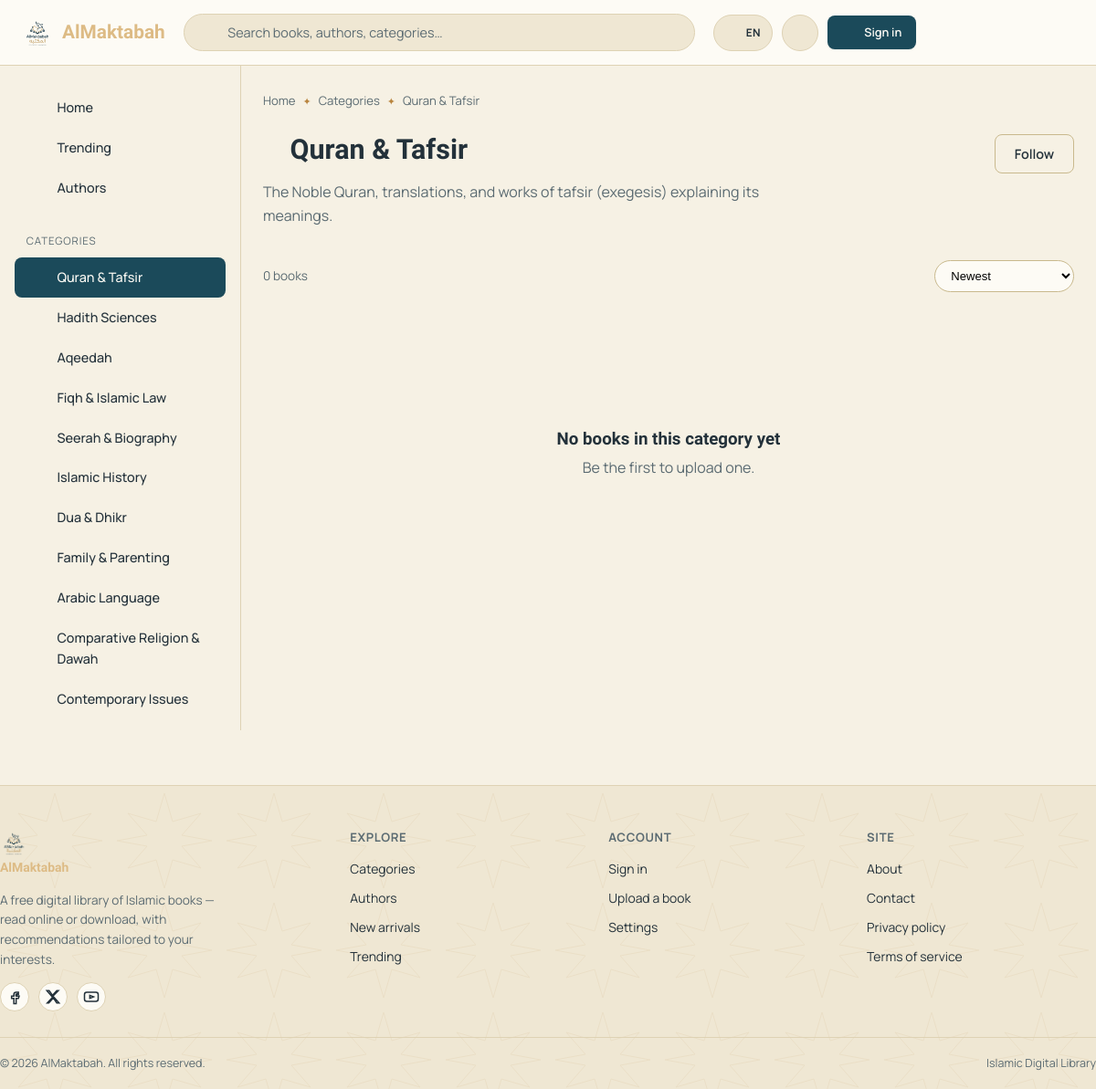
The app's page /category.php?id=1&slug=quran-tafsir with its own data.
### tables this page shows
CREATE TABLE IF NOT EXISTS categories (
    id          INT UNSIGNED AUTO_INCREMENT PRIMARY KEY,
    parent_id   INT UNSIGNED DEFAULT NULL,
    name        VARCHAR(100) NOT NULL,
    slug        VARCHAR(120) NOT NULL UNIQUE,
    description TEXT DEFAULT NULL,
    icon        VARCHAR(50) NOT NULL DEFAULT 'book',
    sort_order  INT UNSIGNED NOT NULL DEFAULT 0,
    created_at  TIMESTAMP NOT NULL DEFAULT CURRENT_TIMESTAMP,
    FOREIGN KEY (parent_id) REFERENCES categories(id) ON DELETE SET NULL,
    INDEX idx_parent (parent_id)
);

### classes/I18n.php (called while the page is built, shortened)
<?php
class I18n
{
    private static array $strings = [];
    private static string $lang = 'en';
    private static bool $booted = false;
    public static function init(): void
    {
        if (self::$booted) return;
        self::$booted = true;
        self::$lang = self::resolveLang();
        $file = ROOT_PATH . '/languages/' . self::$lang . '.php';
        self::$strings = is_file($file) ? require $file : [];
    }
    private static function resolveLang(): string
    {
        return 'en';
    }
    public static function t(string $key, ?string $default = null): string
    {
        return self::$strings[$key] ?? $default ?? $key;
    }
}

### classes/Database.php (called while the page is built, shortened)
<?php
class Database
{
    private static ?PDO $instance = null;
    public static function getInstance(): PDO
    {
        if (self::$instance === null) {
            $dsn = 'mysql:host=' . DB_HOST . ';dbname=' . DB_NAME . ';charset=' . DB_CHARSET;
            $options = [
                PDO::ATTR_ERRMODE            => PDO::ERRMODE_EXCEPTION,
                PDO::ATTR_DEFAULT_FETCH_MODE => PDO::FETCH_ASSOC,
                PDO::ATTR_EMULATE_PREPARES   => false,
            ];
            try {
                self::$instance = new PDO($dsn, DB_USER, DB_PASS, $options);
            } catch (PDOException $e) {
                error_log('Database connection failed: ' . $e->getMessage());
                http_response_code(500);
                die('Unable to connect to the database. Please check config/database.php and try again.');
            }
        }
        return self::$instance;
    }
    public static function fetchAll(string $sql, array $params = []): array
    {
        $stmt = self::getInstance()->prepare($sql);
        $stmt->execute($params);
        return $stmt->fetchAll();
    }
    public static function fetchOne(string $sql, array $params = []): ?array
    {
        $stmt = self::getInstance()->prepare($sql);
        $stmt->execute($params);
        $row = $stmt->fetch();
        return $row === false ? null : $row;
    }
}

### classes/Category.php (called while the page is built, shortened)
<?php
class Category
{
    public static function topLevel(): array
    {
        return Database::fetchAll('SELECT * FROM categories WHERE parent_id IS NULL ORDER BY sort_order ASC, name ASC');
    }
    public static function find(int $id): ?array
    {
        return Database::fetchOne('SELECT * FROM categories WHERE id = ?', [$id]);
    }
}

### config/config.php (called while the page is built, shortened)
<?php
spl_autoload_register(function (string $class) {
    $path = __DIR__ . '/../classes/' . $class . '.php';
});
require_once __DIR__ . '/database.php';
require_once ROOT_PATH . '/includes/functions.php';

### classes/Auth.php (called while the page is built, shortened)
<?php
class Auth
{
    public static function check(): bool
    {
        return self::loginFromRememberCookie();
    }
    private static function loginFromRememberCookie(): bool
    {
        if (empty($_COOKIE['remember_me']) || strpos($_COOKIE['remember_me'], ':') === false) {
            return false;
        }
        return true;
    }
}

### classes/Book.php (called while the page is built, shortened)
<?php
class Book
{
    public static function listFiltered(array $filters = [], string $sort = 'newest', int $page = 1, int $perPage = 24): array
    {
        $where = [];
        $params = [];
        $where[] = 'b.status = ?';
        $params[] = $filters['status'] ?? 'approved';
        if (!empty($filters['category_id'])) { $where[] = 'b.category_id = ?'; $params[] = $filters['category_id']; }
        $orderBy = match ($sort) {
            'oldest'    => 'b.created_at ASC',
            'popular'   => 'b.views_count DESC',
            'downloads' => 'b.downloads_count DESC',
            'rating'    => 'b.avg_rating DESC, b.reviews_count DESC',
            'title'     => 'b.title ASC',
            default     => 'b.created_at DESC',
        };
        $whereSql = $where ? 'WHERE ' . implode(' AND ', $where) : '';
        $offset = max(0, ($page - 1) * $perPage);
        $rows = Database::fetchAll(
            self::SELECT_BASE . " $whereSql ORDER BY $orderBy LIMIT ? OFFSET ?",
            [...$params, $perPage, $offset]
        );
        $total = Database::fetchOne("SELECT COUNT(*) AS c FROM books b $whereSql", $params)['c'] ?? 0;
        return ['rows' => $rows, 'total' => (int) $total, 'page' => $page, 'per_page' => $perPage, 'pages' => (int) ceil($total / $perPage)];
    }
}

### category.php (the view, shortened to what this page needs)
<?php
require_once __DIR__ . '/config/config.php';
$categoryId = (int) ($_GET['id'] ?? 0);
$category = $categoryId ? Category::find($categoryId) : null;
$page = max(1, (int) ($_GET['page'] ?? 1));
$sort = $_GET['sort'] ?? 'newest';
$result = Book::listFiltered(['category_id' => $categoryId], $sort, $page, 24);
include __DIR__ . '/includes/head.php';
include __DIR__ . '/includes/header.php';
include __DIR__ . '/includes/sidebar.php';
$following = $currentUser ? in_array($categoryId, User::favoriteCategoryIds($currentUser['id']), true) : false;
?>
<nav class="breadcrumbs"><a href="<?= url('index.php') ?>">Home</a><span class="crumb-sep">✦</span><a href="<?= url('categories.php') ?>">Categories</a><span class="crumb-sep">✦</span><span><?= e($category['name']) ?></span></nav>
<div class="section-head">
    <div>
        <h1 class="page-title" style="display:flex;align-items:center;gap:.6rem;"><?= icon($category['icon']) ?> <?= e($category['name']) ?></h1>
        <?php if ($category['description']): ?><p class="text-muted" style="max-width:60ch;"><?= e($category['description']) ?></p><?php endif; ?>
    </div>
    <button class="btn <?= $following ? 'btn-primary' : 'btn-outline' ?>" data-follow-category="<?= $categoryId ?>"><?= $following ? 'Following' : 'Follow' ?></button>
</div>
<div class="filter-bar">
    <span class="text-muted" style="font-size:.85rem;"><?= $result['total'] ?> books</span>
    <form method="get" style="margin-left:auto;">
        <select name="sort" onchange="this.form.submit()">
            <option value="newest" <?= $sort === 'newest' ? 'selected' : '' ?>>Newest</option>
        </select>
    </form>
</div>
<?php if (!$result['rows']): ?>
    <div class="empty-state"><?= icon('book') ?><h3>No books in this category yet</h3><p>Be the first to <a href="<?= url('upload.php') ?>">upload one</a>.</p></div>
<?php endif; ?>
<?php include __DIR__ . '/includes/footer.php'; ?>

### includes/functions.php (shortened to what this page needs)
<?php
function e(?string $value): string
{
    return htmlspecialchars((string) $value, ENT_QUOTES, 'UTF-8');
}
function t(string $key, ?string $default = null): string
{
    return I18n::t($key, $default);
}
function url(string $path = ''): string
{
    $path = ltrim($path, '/');
    return rtrim(SITE_URL, '/') . '/' . $path;
}
function icon(string $name, string $class = ''): string
{
    $path = $icons[$name] ?? $icons['book'];
    return '<svg class="icon ' . e($class) . '" viewBox="0 0 24 24" fill="none" stroke="currentColor" stroke-width="1.8" stroke-linecap="round" stroke-linejoin="round" aria-hidden="true">' . $path . '</svg>';
}
    ?>

### includes/sidebar.php (shortened to what this page needs)
<?php
$currentScript = basename($_SERVER['SCRIPT_NAME'] ?? '');
$activeCategoryId = isset($_GET['id']) && $currentScript === 'category.php' ? (int) $_GET['id'] : null;
$topCategories = Category::topLevel();
?>
<aside class="app-sidebar">
    <div class="sidebar-section">
        <a class="sidebar-link <?= $currentScript === 'index.php' ? 'active' : '' ?>" href="<?= url('index.php') ?>"><?= icon('home') ?> <?= e(t('sidebar.home')) ?></a>
        <a class="sidebar-link <?= $currentScript === 'search.php' && ($_GET['sort'] ?? '') === 'popular' ? 'active' : '' ?>" href="<?= url('search.php?sort=popular') ?>"><?= icon('chart') ?> <?= e(t('sidebar.trending')) ?></a>
        <a class="sidebar-link <?= $currentScript === 'authors.php' ? 'active' : '' ?>" href="<?= url('authors.php') ?>"><?= icon('users') ?> <?= e(t('sidebar.authors')) ?></a>
    </div>
    <div class="sidebar-section">
        <div class="sidebar-label"><?= e(t('sidebar.categories')) ?></div>
        <?php foreach ($topCategories as $cat): ?>
            <a class="sidebar-link <?= $activeCategoryId === (int) $cat['id'] ? 'active' : '' ?>" href="<?= url('category.php?id=' . $cat['id'] . '&slug=' . $cat['slug']) ?>">
                <?= icon($cat['icon']) ?> <?= e($cat['name']) ?>
            </a>
        <?php endforeach; ?>
    </div>
</aside>
<main class="app-main" id="main-content">

### assets/css/style.css (style rules this page uses)
:root { --bg: #F6F1E4; --bg-alt: #EFE7D3; --bg-elevated: #FDFBF5; --text: #23313A; --text-muted: #5B6B72; --border: #DED2B4; --border-strong: #C9B98D; --primary: #1B4A5A; --primary-dark: #123640; --primary-light: #2D6577; --accent: #B9853F; --accent-light: #DDBB85; --accent-dark: #8E6529; --emerald: #1E5C4F; --danger: #B5473F; --danger-bg: #F7E6E3; --success: #3F7D5C; --success-bg: #E4EFE6; --font-display: 'Amiri', 'Noto Naskh Arabic', serif; --font-body: 'Manrope', -apple-system, BlinkMacSystemFont, sans-serif; --radius-sm: 8px; --radius-md: 14px; --radius-lg: 20px; --shadow-sm: 0 1px 2px rgba(18, 54, 64, 0.08); --shadow-md: 0 8px 24px -8px rgba(18, 54, 64, 0.22); --shadow-lg: 0 20px 48px -12px rgba(18, 54, 64, 0.30); --header-h: 72px; --sidebar-w: 264px; --container-w: 1280px; color-scheme: light; }
*, *::before, *::after { box-sizing: border-box; }
html { scroll-behavior: smooth; overflow-x: hidden; width: 100%; }
body { margin: 0; font-family: var(--font-body); background: var(--bg); color: var(--text); line-height: 1.6; -webkit-font-smoothing: antialiased; transition: background-color .25s ease, color .25s ease; overflow-x: hidden; width: 100%; }
img, svg, video, canvas { max-width: 100%; height: auto; }
a { color: inherit; text-decoration: none; }
button { font-family: inherit; cursor: pointer; }
h1, h2, h3, h4 { font-family: var(--font-display); font-weight: 700; line-height: 1.25; margin: 0 0 .5em; color: var(--text); }
.page-title { font-size: clamp(1.35rem, 1.05rem + 1.2vw, 1.9rem); }
p { margin: 0 0 1em; }
.icon { width: 20px; height: 20px; flex-shrink: 0; }
.crumb-sep { color: var(--accent); font-size: 11px; }
.btn { display: inline-flex; align-items: center; justify-content: center; gap: .5rem; font-family: var(--font-body); font-weight: 600; font-size: .9rem; padding: .7rem 1.3rem; border-radius: var(--radius-sm); border: 1px solid transparent; transition: transform .12s ease, box-shadow .2s ease, background-color .2s ease, border-color .2s ease; white-space: nowrap; }
.btn .icon { width: 17px; height: 17px; }
.btn-outline { background: transparent; border-color: var(--border-strong); color: var(--text); }
.nav-search .icon { color: var(--text-muted); }
.lang-btn .icon { width: 17px; height: 17px; color: var(--accent-dark); }
html[data-theme="dark"] .lang-btn .icon, html[data-theme="auto"] .lang-btn .icon { color: var(--accent-light); }
.app-sidebar { width: var(--sidebar-w); flex-shrink: 0; padding: 24px 16px; border-right: 1px solid var(--border); position: sticky; top: var(--header-h); align-self: flex-start; height: calc(100vh - var(--header-h)); overflow-y: auto; }
.sidebar-section { margin-bottom: 1.75rem; }
.sidebar-label { font-size: .72rem; text-transform: uppercase; letter-spacing: .08em; color: var(--text-muted); padding: 0 .8rem; margin-bottom: .5rem; }
.sidebar-link { display: flex; align-items: center; gap: .85rem; padding: .65rem .8rem; border-radius: var(--radius-sm); font-size: .9rem; font-weight: 500; color: var(--text); width: 100%; border: none; background: none; font-family: var(--font-body); text-align: left; cursor: pointer; }
.sidebar-link.active { background: var(--primary); color: var(--bg-elevated); }
.sidebar-link .icon { color: var(--accent); }
.sidebar-link.active .icon { color: inherit; }
.app-main { flex: 1; min-width: 0; padding: 28px 24px 60px; }
.section-head { display: flex; align-items: baseline; justify-content: space-between; margin-bottom: 1.25rem; gap: 1rem; }
.breadcrumbs { display: flex; align-items: center; gap: .5rem; font-size: .82rem; color: var(--text-muted); margin-bottom: 1.5rem; flex-wrap: wrap; }
.empty-state { text-align: center; padding: 60px 20px; color: var(--text-muted); }
.empty-state .icon { width: 42px; height: 42px; margin: 0 auto 1rem; color: var(--border-strong); }
.empty-state h3 { color: var(--text); margin-bottom: .4rem; }
.filter-bar { display: flex; flex-wrap: wrap; gap: .6rem; margin-bottom: 1.5rem; align-items: center; }
.filter-bar select { padding: .5rem .8rem; border-radius: 999px; border: 1px solid var(--border-strong); background: var(--bg-elevated); font-size: .82rem; }
.text-muted { color: var(--text-muted); }

### records on screen
categories: name "Quran & Tafsir", description "The Noble Quran, translations, and works of tafsir (exegesis) explaining its meanings."
categories: name "Hadith Sciences"
categories: name "Aqeedah"
categories: name "Fiqh & Islamic Law"
categories: name "Seerah & Biography"
categories: name "Islamic History"
categories: name "Dua & Dhikr"
categories: name "Family & Parenting"
categories: name "Arabic Language"
categories: name "Comparative Religion & Dawah"
categories: name "Contemporary Issues"

### other values on screen
SITE_NAME "AlMaktabah"
$currentLang "EN"
t('nav.sign_in') "Sign in"
t('sidebar.home') "Home"
t('sidebar.trending') "Trending"
t('sidebar.authors') "Authors"
t('sidebar.categories') "CATEGORIES"
$result['total'] "0"
setting('site_description') "A free digital library of Islamic books — read online or download, with recommendations tailored to your interests."
t('footer.explore') "EXPLORE"
t('footer.categories') "Categories"
t('footer.authors') "Authors"
t('footer.new_arrivals') "New arrivals"
t('footer.trending') "Trending"
t('footer.account') "ACCOUNT"
